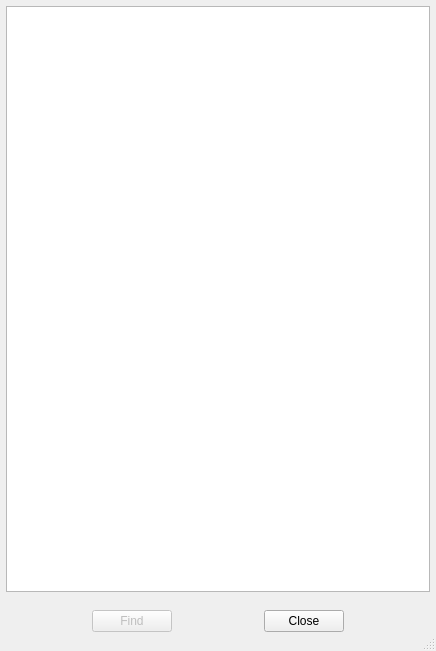
<?xml version="1.0" encoding="UTF-8"?>
<ui version="4.0">
 <class>findDialog</class>
 <widget class="QDialog" name="findDialog">
  <property name="geometry">
   <rect>
    <x>0</x>
    <y>0</y>
    <width>436</width>
    <height>651</height>
   </rect>
  </property>
  <property name="mouseTracking">
   <bool>true</bool>
  </property>
  <property name="windowTitle">
   <string>Find Population</string>
  </property>
  <property name="windowIcon">
   <iconset resource="simbuild.qrc">
    <normaloff>:/simbuild.png</normaloff>:/simbuild.png</iconset>
  </property>
  <property name="sizeGripEnabled">
   <bool>true</bool>
  </property>
  <layout class="QVBoxLayout" name="verticalLayout" stretch="10,1">
   <property name="spacing">
    <number>0</number>
   </property>
   <property name="leftMargin">
    <number>6</number>
   </property>
   <property name="topMargin">
    <number>6</number>
   </property>
   <property name="rightMargin">
    <number>6</number>
   </property>
   <property name="bottomMargin">
    <number>0</number>
   </property>
   <item>
    <widget class="QFrame" name="frame_2">
     <property name="frameShape">
      <enum>QFrame::NoFrame</enum>
     </property>
     <property name="frameShadow">
      <enum>QFrame::Raised</enum>
     </property>
     <layout class="QVBoxLayout" name="verticalLayout_2">
      <property name="spacing">
       <number>0</number>
      </property>
      <property name="leftMargin">
       <number>0</number>
      </property>
      <property name="topMargin">
       <number>0</number>
      </property>
      <property name="rightMargin">
       <number>0</number>
      </property>
      <property name="bottomMargin">
       <number>0</number>
      </property>
      <item>
       <widget class="QListWidget" name="findList">
        <property name="editTriggers">
         <set>QAbstractItemView::DoubleClicked|QAbstractItemView::SelectedClicked</set>
        </property>
        <property name="alternatingRowColors">
         <bool>true</bool>
        </property>
        <property name="itemAlignment">
         <set>Qt::AlignLeading</set>
        </property>
       </widget>
      </item>
     </layout>
    </widget>
   </item>
   <item>
    <widget class="QFrame" name="frame">
     <property name="frameShape">
      <enum>QFrame::NoFrame</enum>
     </property>
     <property name="frameShadow">
      <enum>QFrame::Raised</enum>
     </property>
     <layout class="QHBoxLayout" name="horizontalLayout">
      <property name="spacing">
       <number>6</number>
      </property>
      <property name="leftMargin">
       <number>0</number>
      </property>
      <property name="topMargin">
       <number>0</number>
      </property>
      <property name="rightMargin">
       <number>0</number>
      </property>
      <property name="bottomMargin">
       <number>0</number>
      </property>
      <item>
       <spacer name="horizontalSpacer">
        <property name="orientation">
         <enum>Qt::Horizontal</enum>
        </property>
        <property name="sizeHint" stdset="0">
         <size>
          <width>40</width>
          <height>20</height>
         </size>
        </property>
       </spacer>
      </item>
      <item>
       <widget class="QPushButton" name="findButton">
        <property name="enabled">
         <bool>false</bool>
        </property>
        <property name="text">
         <string>Find</string>
        </property>
       </widget>
      </item>
      <item>
       <spacer name="horizontalSpacer_2">
        <property name="orientation">
         <enum>Qt::Horizontal</enum>
        </property>
        <property name="sizeHint" stdset="0">
         <size>
          <width>40</width>
          <height>20</height>
         </size>
        </property>
       </spacer>
      </item>
      <item>
       <widget class="QPushButton" name="closeButton">
        <property name="text">
         <string>Close</string>
        </property>
       </widget>
      </item>
      <item>
       <spacer name="horizontalSpacer_3">
        <property name="orientation">
         <enum>Qt::Horizontal</enum>
        </property>
        <property name="sizeHint" stdset="0">
         <size>
          <width>40</width>
          <height>20</height>
         </size>
        </property>
       </spacer>
      </item>
     </layout>
    </widget>
   </item>
  </layout>
 </widget>
 <resources>
  <include location="simbuild.qrc"/>
 </resources>
 <connections/>
</ui>
